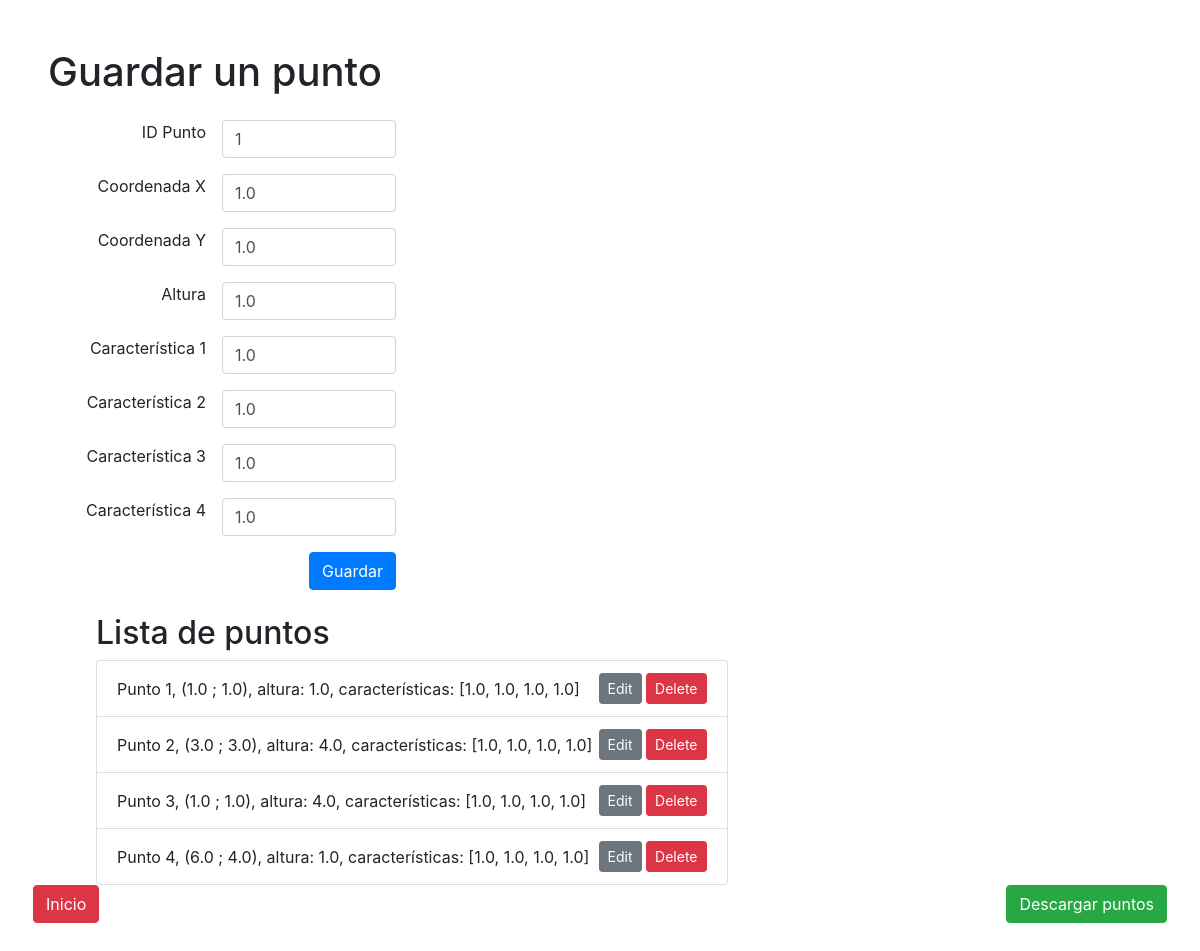
The page /create_point/1/ on the database its author committed.
### myapp/models.py (models this page shows, shortened)
class Point(models.Model):
    x = models.FloatField()
    y = models.FloatField()
    height = models.FloatField()
    point_id = models.IntegerField(unique=True)
    characteristics = models.JSONField(default=list)

### myapp/views.py (the view)
# urls.py: path('create_point/', views.create_point, name='create_point'),
def create_point(request, point_id=None):
    if point_id:
        point = get_object_or_404(Point, id=point_id)
    else:
        point = None
    if request.method == 'POST':
        form = PointForm(request.POST, instance=point)
        if form.is_valid():
            form.save()
            return JsonResponse({'success': True})
        else:
            return JsonResponse({'success': False, 'errors': form.errors})
    else:
        form = PointForm(instance=point)
    points = Point.objects.all()
    return render(request, 'create_point.html', {'form': form, 'points': points, 'point': point})

### myapp/forms.py (shortened to what this page needs)
class PointForm(forms.ModelForm):
    characteristic_1 = forms.FloatField(label='Characteristic 1', validators=[validate_decimal_range])
    characteristic_2 = forms.FloatField(label='Characteristic 2', validators=[validate_decimal_range])
    characteristic_3 = forms.FloatField(label='Characteristic 3', validators=[validate_decimal_range])
    characteristic_4 = forms.FloatField(label='Characteristic 4', validators=[validate_decimal_range])
    class Meta:
        model = Point
        fields = ['x', 'y', 'height', 'point_id']
    def __init__(self, *args, **kwargs):
        super(PointForm, self).__init__(*args, **kwargs)
        if self.instance and self.instance.characteristics:
            characteristics = self.instance.characteristics
            self.fields['characteristic_1'].initial = characteristics[0] if len(characteristics) > 0 else None
            self.fields['characteristic_2'].initial = characteristics[1] if len(characteristics) > 1 else None
            self.fields['characteristic_3'].initial = characteristics[2] if len(characteristics) > 2 else None
            self.fields['characteristic_4'].initial = characteristics[3] if len(characteristics) > 3 else None

### myapp/templates/create_point.html (shortened to what this page needs)
<!DOCTYPE html>
<html>
<head>
    <link href="https://stackpath.bootstrapcdn.com/bootstrap/4.5.2/css/bootstrap.min.css" rel="stylesheet">
    {% load widget_tweaks %}
</head>
<body class="m-5">
    <div class="row">
        <div class="col-md-4 mr-5">
            <h1 class="mb-4">Guardar un punto</h1>
            <form method="post" action="{% if point %}{% url 'edit_point' point.id %}{% else %}{% url 'create_point' %}{% endif %}" onsubmit="handleFormSubmit(event)" class="mb-4 text-right">
                <div class="form-group d-flex justify-content-end">
                    <label class="mr-3" for="id_point_id">ID Punto</label>
                    {{ form.point_id|add_class:"form-control w-50" }}
                </div>
                <div class="form-group d-flex justify-content-end">
                    <label class="mr-3" for="id_x">Coordenada X</label>
                    {{ form.x|add_class:"form-control w-50" }}
                </div>
                <div class="form-group d-flex justify-content-end">
                    <label class="mr-3" for="id_y">Coordenada Y</label>
                    {{ form.y|add_class:"form-control w-50" }}
                </div>
                <div class="form-group d-flex justify-content-end">
                    <label class="mr-3" for="id_height">Altura</label>
                    {{ form.height|add_class:"form-control w-50" }}
                </div>
                <div class="form-group d-flex justify-content-end">
                    <label class="mr-3" for="id_characteristic_1">Característica 1</label>
                    {{ form.characteristic_1|add_class:"form-control w-50" }}
                </div>
                <div class="form-group d-flex justify-content-end">
                    <label class="mr-3" for="id_characteristic_2">Característica 2</label>
                    {{ form.characteristic_2|add_class:"form-control w-50" }}
                </div>
                <div class="form-group d-flex justify-content-end">
                    <label class="mr-3" for="id_characteristic_3">Característica 3</label>
                    {{ form.characteristic_3|add_class:"form-control w-50" }}
                </div>
                <div class="form-group d-flex justify-content-end">
                    <label class="mr-3" for="id_characteristic_4">Característica 4</label>
                    {{ form.characteristic_4|add_class:"form-control w-50" }}
                </div>
                <button type="submit" class="btn btn-primary">Guardar</button>
            </form>
        </div>
        <div class="col-md-7 ml-5">
            <h2>Lista de puntos</h2>
            <ul class="list-group">
                {% for point in points %}
                    <li class="list-group-item d-flex justify-content-between align-items-center">
                        Punto {{ point.point_id }}, ({{ point.x }} ; {{ point.y }}), altura: {{ point.height }}, características: {{ point.characteristics }}
                        <span>
                            <a href="{% url 'edit_point' point.id %}" class="btn btn-secondary btn-sm">Edit</a>
                            <a href="#" onclick="handleDelete(event, {{ point.id }})" class="btn btn-danger btn-sm">Delete</a>
                        </span>
                    </li>
                {% endfor %}
            </ul>
        </div>
        <div class="d-flex justify-content-between w-100">
            <button class="btn btn-danger" onclick="window.location.href='http://127.0.0.1:8000/'">Inicio</button>
            <button class="btn btn-success" onclick="guardarPuntos()">Descargar puntos</button>
        </div>
    </div>
</body>
</html>

### rows shown on the page
Point: point_id "1", x "1.0", y "1.0", height "1.0", characteristics "[1.0, 1.0, 1.0, 1.0]"
Point: point_id "2", x "3.0", y "3.0", height "4.0", characteristics "[1.0, 1.0, 1.0, 1.0]"
Point: point_id "3", x "1.0", y "1.0", height "4.0", characteristics "[1.0, 1.0, 1.0, 1.0]"
Point: point_id "4", x "6.0", y "4.0", height "1.0", characteristics "[1.0, 1.0, 1.0, 1.0]"
